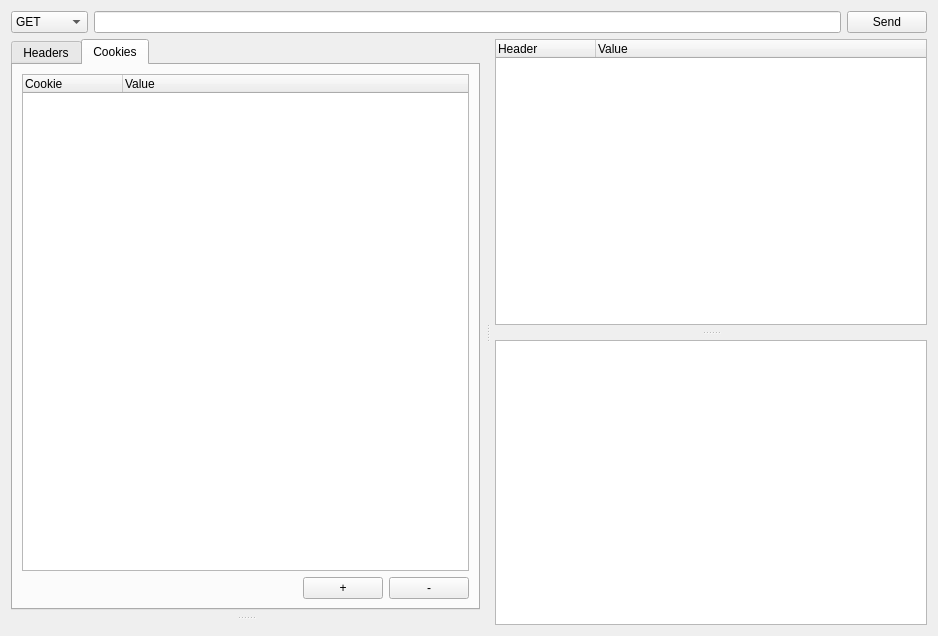
<?xml version="1.0" encoding="UTF-8"?>
<ui version="4.0">
 <class>RequestTabView</class>
 <widget class="QWidget" name="RequestTabView">
  <property name="geometry">
   <rect>
    <x>0</x>
    <y>0</y>
    <width>938</width>
    <height>636</height>
   </rect>
  </property>
  <property name="windowTitle">
   <string>Form</string>
  </property>
  <layout class="QVBoxLayout" name="verticalLayout">
   <item>
    <layout class="QHBoxLayout" name="horizontalLayout">
     <property name="sizeConstraint">
      <enum>QLayout::SetMinimumSize</enum>
     </property>
     <item>
      <widget class="QComboBox" name="method">
       <item>
        <property name="text">
         <string>GET</string>
        </property>
       </item>
       <item>
        <property name="text">
         <string>POST</string>
        </property>
       </item>
       <item>
        <property name="text">
         <string>PUT</string>
        </property>
       </item>
       <item>
        <property name="text">
         <string>DELETE</string>
        </property>
       </item>
       <item>
        <property name="text">
         <string>HEAD</string>
        </property>
       </item>
       <item>
        <property name="text">
         <string>TRACE</string>
        </property>
       </item>
       <item>
        <property name="text">
         <string>PATCH</string>
        </property>
       </item>
      </widget>
     </item>
     <item>
      <widget class="QLineEdit" name="uri"/>
     </item>
     <item>
      <widget class="QPushButton" name="sendButton">
       <property name="text">
        <string>Send</string>
       </property>
      </widget>
     </item>
    </layout>
   </item>
   <item>
    <widget class="QSplitter" name="splitter_3">
     <property name="sizePolicy">
      <sizepolicy hsizetype="Expanding" vsizetype="Expanding">
       <horstretch>0</horstretch>
       <verstretch>0</verstretch>
      </sizepolicy>
     </property>
     <property name="orientation">
      <enum>Qt::Horizontal</enum>
     </property>
     <property name="handleWidth">
      <number>15</number>
     </property>
     <widget class="QSplitter" name="splitter">
      <property name="orientation">
       <enum>Qt::Vertical</enum>
      </property>
      <property name="handleWidth">
       <number>15</number>
      </property>
      <widget class="QTabWidget" name="requestInformationTabWidget">
       <property name="currentIndex">
        <number>1</number>
       </property>
       <widget class="QWidget" name="headersTab">
        <attribute name="title">
         <string>Headers</string>
        </attribute>
        <layout class="QVBoxLayout" name="verticalLayout_2">
         <item>
          <widget class="QTreeWidget" name="headers">
           <property name="alternatingRowColors">
            <bool>true</bool>
           </property>
           <property name="uniformRowHeights">
            <bool>false</bool>
           </property>
           <attribute name="headerHighlightSections">
            <bool>true</bool>
           </attribute>
           <column>
            <property name="text">
             <string>Header</string>
            </property>
           </column>
           <column>
            <property name="text">
             <string>Value</string>
            </property>
           </column>
          </widget>
         </item>
         <item>
          <layout class="QHBoxLayout" name="horizontalLayout_2">
           <item>
            <spacer name="horizontalSpacer">
             <property name="orientation">
              <enum>Qt::Horizontal</enum>
             </property>
             <property name="sizeHint" stdset="0">
              <size>
               <width>40</width>
               <height>20</height>
              </size>
             </property>
            </spacer>
           </item>
           <item>
            <widget class="QPushButton" name="addHeader">
             <property name="sizePolicy">
              <sizepolicy hsizetype="Fixed" vsizetype="Fixed">
               <horstretch>0</horstretch>
               <verstretch>0</verstretch>
              </sizepolicy>
             </property>
             <property name="text">
              <string>+</string>
             </property>
            </widget>
           </item>
           <item>
            <widget class="QPushButton" name="removeHeader">
             <property name="sizePolicy">
              <sizepolicy hsizetype="Fixed" vsizetype="Fixed">
               <horstretch>0</horstretch>
               <verstretch>0</verstretch>
              </sizepolicy>
             </property>
             <property name="text">
              <string>-</string>
             </property>
            </widget>
           </item>
          </layout>
         </item>
        </layout>
       </widget>
       <widget class="QWidget" name="cookiesTab">
        <attribute name="title">
         <string>Cookies</string>
        </attribute>
        <layout class="QVBoxLayout" name="verticalLayout_3">
         <item>
          <widget class="QTreeWidget" name="cookies">
           <property name="alternatingRowColors">
            <bool>true</bool>
           </property>
           <property name="uniformRowHeights">
            <bool>false</bool>
           </property>
           <attribute name="headerHighlightSections">
            <bool>true</bool>
           </attribute>
           <column>
            <property name="text">
             <string>Cookie</string>
            </property>
           </column>
           <column>
            <property name="text">
             <string>Value</string>
            </property>
           </column>
          </widget>
         </item>
         <item>
          <layout class="QHBoxLayout" name="horizontalLayout_3">
           <item>
            <spacer name="horizontalSpacer_2">
             <property name="orientation">
              <enum>Qt::Horizontal</enum>
             </property>
             <property name="sizeHint" stdset="0">
              <size>
               <width>40</width>
               <height>20</height>
              </size>
             </property>
            </spacer>
           </item>
           <item>
            <widget class="QPushButton" name="addCookie">
             <property name="text">
              <string>+</string>
             </property>
            </widget>
           </item>
           <item>
            <widget class="QPushButton" name="removeCookie">
             <property name="text">
              <string>-</string>
             </property>
            </widget>
           </item>
          </layout>
         </item>
        </layout>
       </widget>
      </widget>
      <widget class="QWidget" name="gridWidget" native="true">
       <property name="sizePolicy">
        <sizepolicy hsizetype="MinimumExpanding" vsizetype="MinimumExpanding">
         <horstretch>100</horstretch>
         <verstretch>0</verstretch>
        </sizepolicy>
       </property>
       <property name="minimumSize">
        <size>
         <width>100</width>
         <height>100</height>
        </size>
       </property>
       <layout class="QGridLayout" name="injectable" rowminimumheight="0" columnminimumwidth="0">
        <property name="sizeConstraint">
         <enum>QLayout::SetMinimumSize</enum>
        </property>
       </layout>
      </widget>
     </widget>
     <widget class="QSplitter" name="splitter_2">
      <property name="orientation">
       <enum>Qt::Vertical</enum>
      </property>
      <property name="handleWidth">
       <number>15</number>
      </property>
      <widget class="QTreeWidget" name="responseHeaders">
       <property name="alternatingRowColors">
        <bool>true</bool>
       </property>
       <property name="uniformRowHeights">
        <bool>false</bool>
       </property>
       <attribute name="headerHighlightSections">
        <bool>true</bool>
       </attribute>
       <column>
        <property name="text">
         <string>Header</string>
        </property>
       </column>
       <column>
        <property name="text">
         <string>Value</string>
        </property>
       </column>
      </widget>
      <widget class="QTextEdit" name="responseBody"/>
     </widget>
    </widget>
   </item>
  </layout>
 </widget>
 <resources/>
 <connections/>
</ui>
